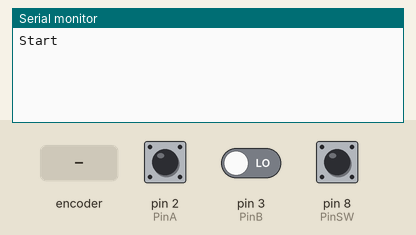
Simulated run of this sketch. Board: Arduino Uno, built with avr-gcc and run on an emulated ATmega328P. Shown: the last lines printed to the serial monitor. The inputs (shaded band) are chosen by the test bench; at power-on: pin 8 (PinSW) HIGH, pin 2 (PinA) HIGH, pin 3 (PinB) LOW.

Above: at 1.2 s.
1.3 s: rotary encoder on pin 2 (PinA) / pin 3 (PinB) turned 1 step (first pin leading)
At 2.2 s:
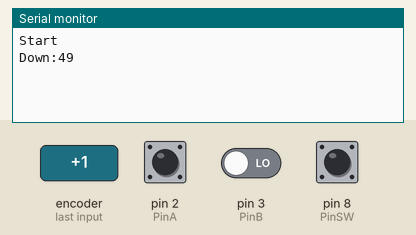
3.0 s: pin 8 (PinSW) pulled LOW for 0.15 s
At 4.1 s:
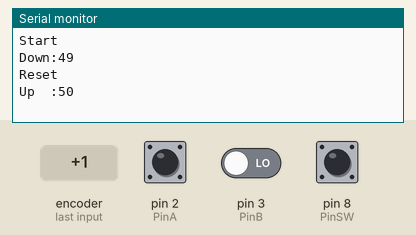
4.6 s: rotary encoder on pin 2 (PinA) / pin 3 (PinB) turned 1 step (first pin leading)
At 5.9 s:
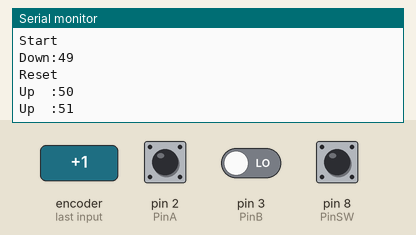
6.3 s: pin 8 (PinSW) pulled LOW for 1 s
At 7.9 s:
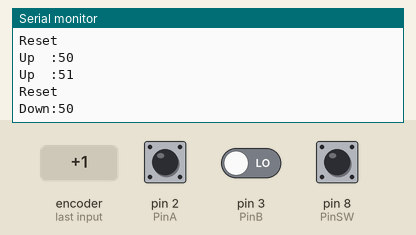

Measured:
- after the input at 1.3 s, the serial monitor: prints a new line at once (image 1)
- after the input at 3.0 s, the serial monitor: prints a new line after 0.15 s (image 2)
- after the input at 4.6 s, the serial monitor: prints a new line at once (image 3)
- after the input at 6.3 s, the serial monitor: prints a new line after 1.0 s (image 4)

The sketch:

RotaryEncoderInterrrupts.ino
```cpp
// Used for generating interrupts using CLK signal
const int PinA = 2;

// Used for reading DT signal
const int PinB = 3;

// Used for the push button switch
const int PinSW = 8;

// Keep track of last rotary value
int lastCount = 50;

// Updated by the ISR (Interrupt Service Routine)
volatile int virtualPosition = 50;

// ------------------------------------------------------------------
// INTERRUPT     INTERRUPT     INTERRUPT     INTERRUPT     INTERRUPT
// ------------------------------------------------------------------
void isr ()  {
  static unsigned long lastInterruptTime = 0;
  unsigned long interruptTime = millis();

  // If interrupts come faster than 5ms, assume it's a bounce and ignore
  if (interruptTime - lastInterruptTime > 5) {
    if (digitalRead(PinB) == LOW)
    {
      virtualPosition-- ; // Could be -5 or -10
    }
    else {
      virtualPosition++ ; // Could be +5 or +10
    }

    // Restrict value from 0 to +100
    //virtualPosition = min(100, max(0, virtualPosition));


  }
  // Keep track of when we were here last (no more than every 5ms)
  lastInterruptTime = interruptTime;
}

// ------------------------------------------------------------------
// SETUP    SETUP    SETUP    SETUP    SETUP    SETUP    SETUP
// ------------------------------------------------------------------
void setup() {
  // Just whilst we debug, view output on serial monitor
  Serial.begin(115200);

  // Rotary pulses are INPUTs
  pinMode(PinA, INPUT);
  pinMode(PinB, INPUT);

  // Switch is floating so use the in-built PULLUP so we don't need a resistor
  pinMode(PinSW, INPUT_PULLUP);

  // Attach the routine to service the interrupts
  attachInterrupt(digitalPinToInterrupt(PinA), isr, LOW);

  // Ready to go!
  Serial.println("Start");
}

// ------------------------------------------------------------------
// MAIN LOOP     MAIN LOOP     MAIN LOOP     MAIN LOOP     MAIN LOOP
// ------------------------------------------------------------------
void loop() {

  // Is someone pressing the rotary switch?
  if ((!digitalRead(PinSW))) {
    virtualPosition = 50;
    while (!digitalRead(PinSW))
      delay(10);
    Serial.println("Reset");
  }

  // If the current rotary switch position has changed then update everything
  if (virtualPosition != lastCount) {

    // Write out to serial monitor the value and direction
    Serial.print(virtualPosition > lastCount ? "Up  :" : "Down:");
    Serial.println(virtualPosition);

    // Keep track of this new value
    lastCount = virtualPosition ;
  }

  //delay(100);
}
```
